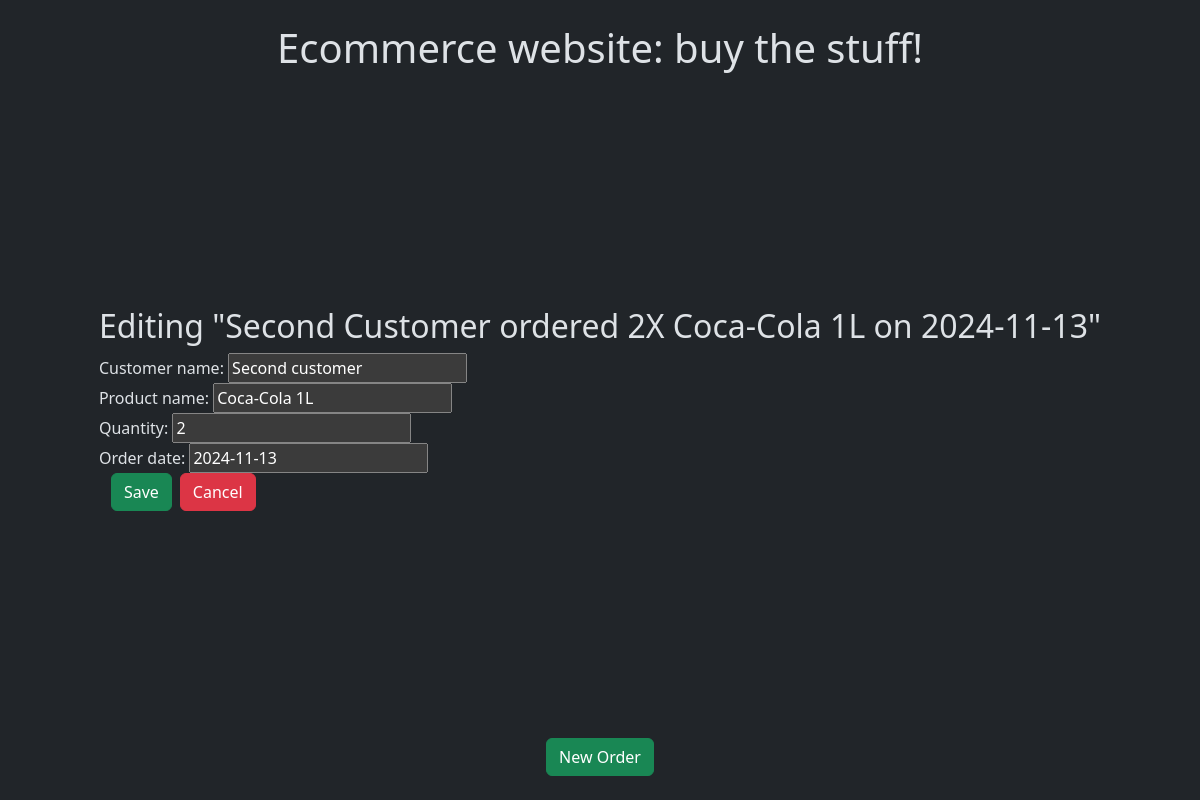
Before: /order/edit/2/ with the older database file.
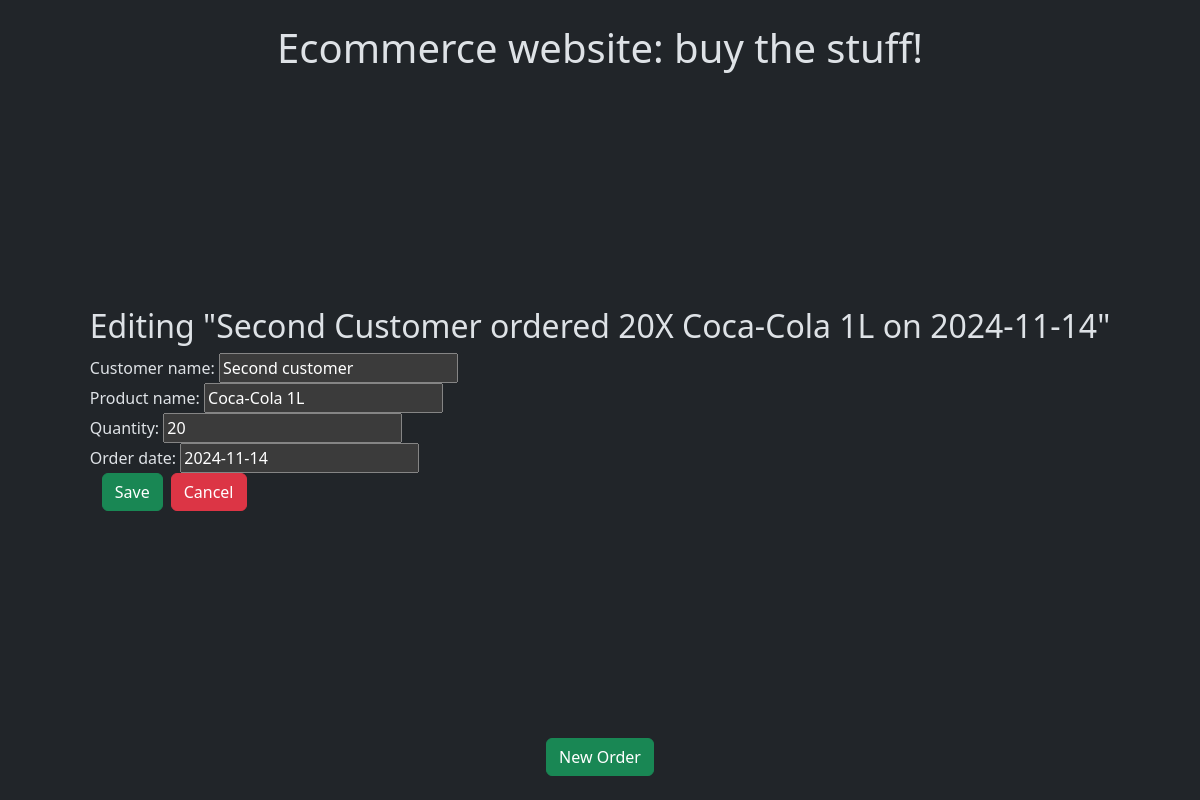
After: the same page with the newer database file.
### ecommerce/models.py (models this page shows)
class Order(models.Model):
    customer_name = models.CharField(max_length=100)
    product_name = models.CharField(max_length=100)
    quantity = models.IntegerField()
    order_date = models.DateField(default=timezone.now)
    class Meta:
        ordering = ['-order_date']
        verbose_name_plural = 'Orders'
    def __str__(self):
        return f"{self.customer_name.title()} ordered {self.quantity}X {self.product_name} on {self.order_date}"

### ecommerce/views.py (the view)
# urls.py: path('order/edit/<int:order_id>/', views.order_edit, name='order_edit'),
def order_edit(request, order_id):
    order = get_object_or_404(Order, id=order_id)
    if request.method == "POST":
        form = OrderForm(data=request.POST, instance=order)
        if form.is_valid():
            form.save()
            return redirect('ecommerce:order_list')
    else:
        form = OrderForm(instance=order)
    context = {'form': form, 'order': order}
    return render(request, 'ecommerce/order_edit.html', context)

### ecommerce/forms.py
class OrderForm(forms.ModelForm):
    class Meta:
        model = Order
        fields = ['customer_name', 'product_name', 'quantity', 'order_date']

### ecommerce/templates/ecommerce/order_edit.html (shortened to what this page needs)
{% extends 'ecommerce/base.html' %}
{% block content %}
<h2>{% if order.id %}Editing "{{ order }}"{% else %}Create new order{% endif %}</h2>
{% if order %}
<form action="{% url 'ecommerce:order_edit' order_id=order.id %}" method="POST" class="task-form">
  {{ form }}
  <div class="container d-flex gap-2">
    <button type="submit" class="save btn btn-success">Save</button>
</form>
<form action="{% url 'ecommerce:order_list' %}" method="POST">
  <button type="submit" class="btn btn-danger">Cancel</button>
</form>
{% endif %}
{% endblock content %}

Changed rows visible on the page:
changed Order "Second customer": customer_name+quantity+product_name "Second Customer ordered 2X Coca-Cola 1L on 2024-11-13" → "Second Customer ordered 20X Coca-Cola 1L on 2024-11-14"; quantity "2" → "20"; order_date "2024-11-13" → "2024-11-14"
